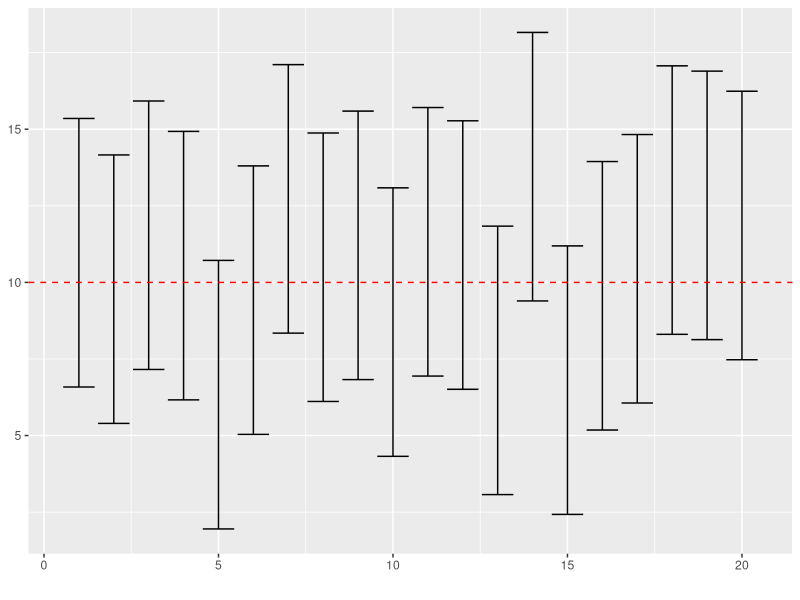
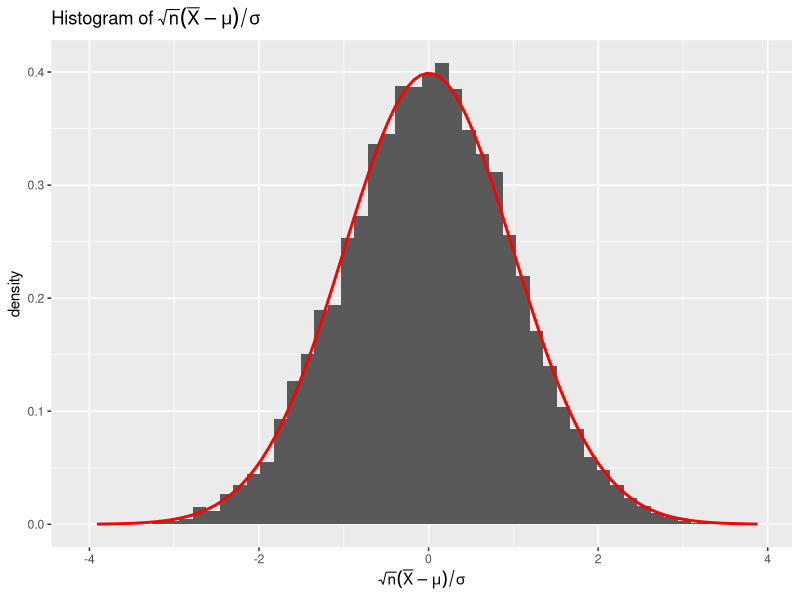

Write the R code that produced these figures, in order.
### 正規母集団の平均の区間推定(分散既知)
### 95%信頼区間を多数作成すると, 真の平均が含まれる区間が全体の
### 95%程度となることをモンテカルロ・シミュレーションで確認
set.seed(123) # 乱数の初期値の設定
## パラメータの設定
mu <- 10 # 平均
sigma <- 5 # 標準偏差
## n個の正規標本から標本平均と平均の100(1-alpha)%信頼区間の
## 上端・下端を計算する関数の作成
myest <- function(n, alpha = 0.05){
  
  x <- rnorm(n, mean = mu, sd = sigma) # 正規乱数の生成
  xbar <- mean(x) # 標本平均
  ui <- xbar + qnorm(1-alpha/2) * sigma/sqrt(n) # 上側信頼限界
  li <- xbar - qnorm(1-alpha/2) * sigma/sqrt(n) # 下側信頼限界
  
  return(c(xbar = xbar, ui = ui, li = li))
}
## シミュレーションの実行
n <- 5 # データ数
MC <- 10^4 # シミュレーション数
result <- replicate(MC, myest(n)) # MC回実験
## 真の平均muが95%信頼区間に含まれている割合が約95%であることの確認
length(which(mu <= result["ui", ] & mu >= result["li", ]))/MC
## はじめの20個の信頼区間の可視化(geom_errorbarを使用)
library(ggplot2)
ggplot() + 
  geom_errorbar(aes(x = 1:20, # x軸はただの番号
                    ymin = result["li",1:20], # 信頼区間の下端
                    ymax = result["ui",1:20]) # 信頼区間の上端
                ) +
  geom_hline(yintercept = mu, # 真の平均値を水平線で追加
             color = "red", lty = "dashed") +
  labs(x = "")
## sqrt(n)*(xbar-mu)/sigmaが標準正規分布に従うことの確認
z <- sqrt(n) * (result["xbar", ] - mu)/sigma
ggplot() +
  geom_histogram(aes(z, after_stat(density)), bins = 50) +
  stat_function(fun = dnorm, color = "red", linewidth = 1) +
  labs(x = expression(sqrt(n)*(bar(X)-mu)/sigma),
       title = expression(paste("Histogram of ", sqrt(n)*(bar(X)-mu)/sigma)))
